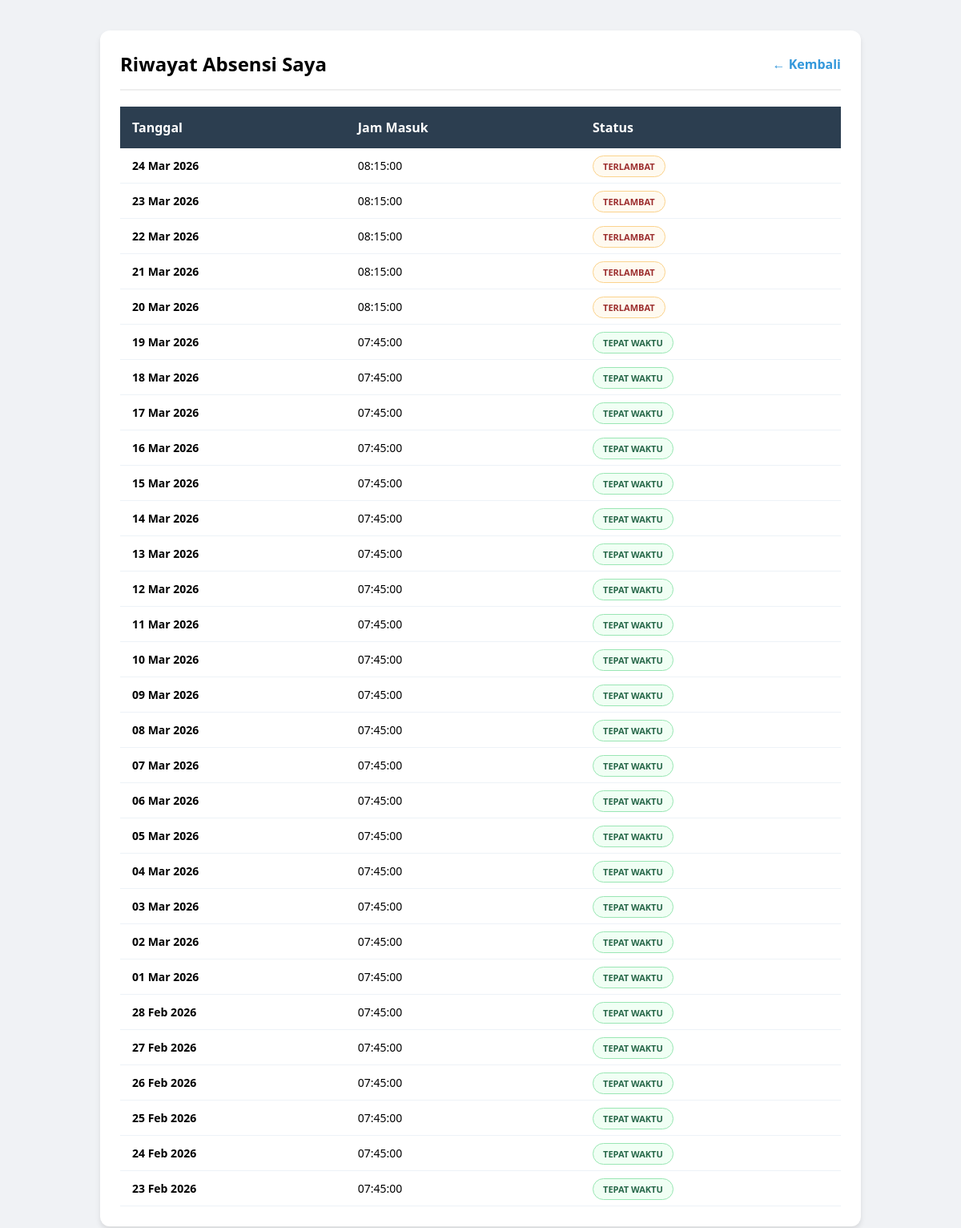
Screenshot of /attendance_history.php (signed in) with the database file from the repository.
### tables this page shows
CREATE TABLE `attendances` (
  `id` int(11) NOT NULL,
  `employee_id` int(11) DEFAULT NULL,
  `date` date DEFAULT NULL,
  `check_in` time DEFAULT NULL,
  `check_out` time DEFAULT NULL,
  `status` enum('present','absent','late','leave') DEFAULT NULL,
  `notes` text DEFAULT NULL
);

### Database.php (called while the page is built, shortened)
<?php
class Database {
    private static $instance = null;
    private function __construct() {
        try {
            $this->conn = new PDO("mysql:host=localhost;dbname=hr_db", "root", "");
        } catch (PDOException $e) {
            die("Koneksi Gagal: " . $e->getMessage());
        }
    }
    public static function getInstance() {
        if (!self::$instance) self::$instance = new Database();
        return self::$instance->conn;
    }
}

### BaseModel.php (called while the page is built, shortened)
<?php
require_once 'Database.php';
abstract class BaseModel {
    public function __construct() {
        $this->db = Database::getInstance();
    }
}

### AttendanceModel.php (called while the page is built, shortened)
<?php
require_once 'BaseModel.php';
class AttendanceModel extends BaseModel {
    public function getAllHistory30Days($emp_id = null) {
        $sql = "SELECT a.*, e.name, e.employee_code, u.role
                FROM attendances a
                JOIN employees e ON a.employee_id = e.id
                JOIN users u ON e.user_id = u.id ";
        if ($emp_id) {
            $sql .= " WHERE a.employee_id = :emp_id ";
        }
        $sql .= " AND a.date >= DATE_SUB(CURDATE(), INTERVAL 30 DAY)
                ORDER BY a.date DESC, a.check_in DESC";
        $stmt = $this->db->prepare($sql);
        if ($emp_id) {
            $stmt->execute(['emp_id' => $emp_id]);
        } else {
            $stmt->execute();
        }
        return $stmt->fetchAll(PDO::FETCH_ASSOC);
    }
}

### attendance_history.php (the view, shortened to what this page needs)
<?php
require_once 'AttendanceModel.php';
$attModel = new AttendanceModel();
$user_id = $_SESSION['user_id'];
$db = Database::getInstance();
$stmt = $db->prepare("SELECT id FROM employees WHERE user_id = ?");
$stmt->execute([$user_id]);
$emp = $stmt->fetch(PDO::FETCH_ASSOC);
$history = $attModel->getAllHistory30Days($emp['id']);
?>
<!DOCTYPE html>
<html lang="id">
<head>
</head>
<body>
<div class="card">
    <div class="header-flex">
        <h2 style="margin:0;">Riwayat Absensi Saya</h2>
        <a href="dashboard.php" style="text-decoration:none; color:#3498db; font-weight:bold;">← Kembali</a>
    </div>
    <table>
        <thead>
            <tr>
                <th>Tanggal</th>
                <th>Jam Masuk</th>
                <th>Status</th>
            </tr>
        </thead>
        <tbody>
            <?php if(empty($history)): ?>
                <tr><td colspan="3" style="text-align:center; padding:30px; color:#95a5a6;">Belum ada riwayat absen.</td></tr>
            <?php else: ?>
                <?php foreach($history as $row): ?>
                <tr>
                    <td><strong><?= date('d M Y', strtotime($row['date'])) ?></strong></td>
                    <td><?= $row['check_in'] ?></td>
                    <td>
                        <?php if($row['status'] == 'present'): ?>
                            <span class="badge ontime">TEPAT WAKTU</span>
                        <?php elseif($row['status'] == 'late'): ?>
                            <span class="badge late">TERLAMBAT</span>
                        <?php else: ?>
                            <span class="badge absent">TIDAK HADIR</span>
                        <?php endif; ?>
                    </td>
                </tr>
                <?php endforeach; ?>
            <?php endif; ?>
        </tbody>
    </table>
</div>
</body>
</html>

### attendance_history.php (style rules this page uses)
body { font-family: 'Segoe UI', sans-serif; background: #f0f2f5; padding: 30px; }
.card { background: white; padding: 25px; border-radius: 12px; box-shadow: 0 4px 6px rgba(0,0,0,0.1); max-width: 900px; margin: auto; }
.header-flex { display: flex; justify-content: space-between; align-items: center; border-bottom: 2px solid #eee; padding-bottom: 15px; margin-bottom: 20px; }
table { width: 100%; border-collapse: collapse; }
th { background: #2c3e50; color: white; padding: 15px; text-align: left; }
td { padding: 12px 15px; border-bottom: 1px solid #edf2f7; font-size: 14px; }
.badge { padding: 5px 12px; border-radius: 20px; font-size: 11px; font-weight: bold; text-transform: uppercase; }
.ontime { background: #f0fff4; color: #276749; border: 1px solid #9ae6b4; }
.late { background: #fffaf0; color: #9b2c2c; border: 1px solid #fbd38d; }

### rows the page displays
attendances: date "24 Mar 2026", check_in "08:15:00", status "TERLAMBAT"
attendances: date "23 Mar 2026", check_in "08:15:00", status "TERLAMBAT"
attendances: date "22 Mar 2026", check_in "08:15:00", status "TERLAMBAT"
attendances: date "21 Mar 2026", check_in "08:15:00", status "TERLAMBAT"
attendances: date "20 Mar 2026", check_in "08:15:00", status "TERLAMBAT"
attendances: date "19 Mar 2026", check_in "07:45:00", status "TEPAT WAKTU"
attendances: date "18 Mar 2026", check_in "07:45:00", status "TEPAT WAKTU"
attendances: date "17 Mar 2026", check_in "07:45:00", status "TEPAT WAKTU"
attendances: date "16 Mar 2026", check_in "07:45:00", status "TEPAT WAKTU"
attendances: date "15 Mar 2026", check_in "07:45:00", status "TEPAT WAKTU"
attendances: date "14 Mar 2026", check_in "07:45:00", status "TEPAT WAKTU"
attendances: date "13 Mar 2026", check_in "07:45:00", status "TEPAT WAKTU"
attendances: date "12 Mar 2026", check_in "07:45:00", status "TEPAT WAKTU"
attendances: date "11 Mar 2026", check_in "07:45:00", status "TEPAT WAKTU"
attendances: date "10 Mar 2026", check_in "07:45:00", status "TEPAT WAKTU"
attendances: date "09 Mar 2026", check_in "07:45:00", status "TEPAT WAKTU"
attendances: date "08 Mar 2026", check_in "07:45:00", status "TEPAT WAKTU"
attendances: date "07 Mar 2026", check_in "07:45:00", status "TEPAT WAKTU"
attendances: date "06 Mar 2026", check_in "07:45:00", status "TEPAT WAKTU"
attendances: date "05 Mar 2026", check_in "07:45:00", status "TEPAT WAKTU"
attendances: date "04 Mar 2026", check_in "07:45:00", status "TEPAT WAKTU"
attendances: date "03 Mar 2026", check_in "07:45:00", status "TEPAT WAKTU"
attendances: date "02 Mar 2026", check_in "07:45:00", status "TEPAT WAKTU"
attendances: date "01 Mar 2026", check_in "07:45:00", status "TEPAT WAKTU"
attendances: date "28 Feb 2026", check_in "07:45:00", status "TEPAT WAKTU"
attendances: date "27 Feb 2026", check_in "07:45:00", status "TEPAT WAKTU"
attendances: date "26 Feb 2026", check_in "07:45:00", status "TEPAT WAKTU"
attendances: date "25 Feb 2026", check_in "07:45:00", status "TEPAT WAKTU"
attendances: date "24 Feb 2026", check_in "07:45:00", status "TEPAT WAKTU"
attendances: date "23 Feb 2026", check_in "07:45:00", status "TEPAT WAKTU"
